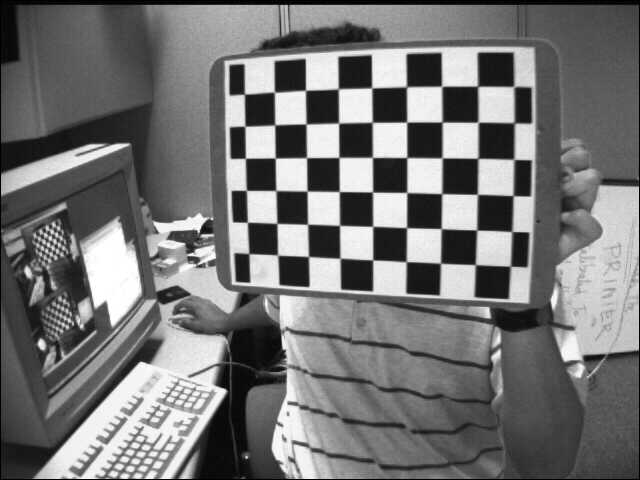
//> input picture classes/exercises05/camera_calibration_original/images/left01.jpg, 640 x 480 px, given in place of the camera
$ ./main   (built with g++ and OpenCV 4)
//> lines starting //> are read from the running program, lines starting //| are printed output that depends on the picture

#include <opencv2/core/core.hpp>
#include <opencv2/highgui/highgui.hpp>
#include <cv.h>
#include <opencv2/opencv.hpp>

using namespace std;
using namespace cv;

// http://docs.opencv.org/2.4/doc/tutorials/imgproc/gausian_median_blur_bilateral_filter/gausian_median_blur_bilateral_filter.html#smoothing

int main(int argc, char **argv) {
    VideoCapture cap(0); // open the default camera
    if(!cap.isOpened())  // check if we succeeded
        return -1;

    Mat src;
    int kernel_size = 0, i = 4;
    while (true) {
        cap >> src;
//> src is the input picture: 480 rows x 640 cols, CV_8UC3; min 0, max 255, mean 116.6
        char received = (char)waitKey(30);
//> the key '+' is pressed
        if (received == '+')
            i++;
        else if (received == '-')
            i--;
        else if (received == 'q' || received == 'Q')
            break;
        kernel_size = 3 + 2 * ( i % 25 );

        Mat blur_dst, gaussian_blur_dst,median_blur_dst,bilateral_filter_dst;

        blur( src, blur_dst, Size( kernel_size, kernel_size ), Point(-1,-1) );
        GaussianBlur( src, gaussian_blur_dst, Size( kernel_size, kernel_size ), 0, 0 );
        medianBlur ( src, median_blur_dst, kernel_size );
        bilateralFilter ( src, bilateral_filter_dst, kernel_size, kernel_size*2, kernel_size/2 );

        putText(blur_dst, "Blur", cvPoint(10,40), FONT_HERSHEY_COMPLEX_SMALL, 0.8, cvScalar(0,0,0), 1, CV_AA);
//> blur_dst: 480 rows x 640 cols, CV_8UC3; min 1, max 255, mean 116.8
        putText(gaussian_blur_dst, "Gaussian Blur", cvPoint(10,20), FONT_HERSHEY_COMPLEX_SMALL, 0.8, cvScalar(0,0,0), 1, CV_AA);
//> gaussian_blur_dst: 480 rows x 640 cols, CV_8UC3; min 0, max 255, mean 116.7
//> `putText(median_blur_dst, "Median Blur", cvPoint(10,20), FONT_HERSHEY_C..`: median_blur_dst: 480 rows x 640 cols, CV_8UC3; min 0, max 255, mean 116.3
//> `putText(bilateral_filter_dst, "Bilateral Filter", cvPoint(10,20), FONT..`:
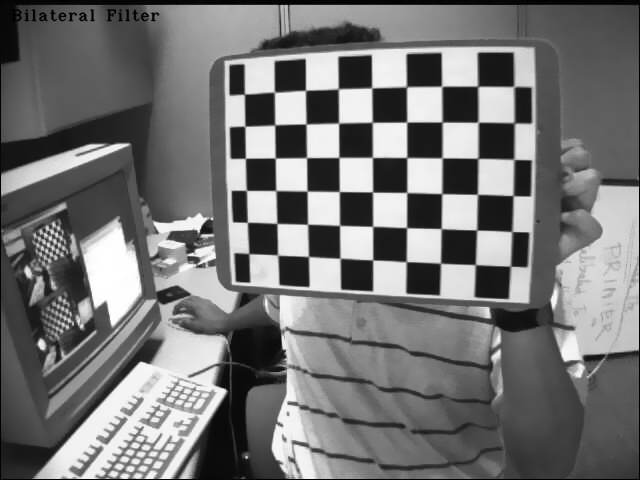
//> bilateral_filter_dst: 480 rows x 640 cols, CV_8UC3; min 0, max 255, mean 116.4
//> `hconcat(median_blur_dst,bilateral_filter_dst,median_blur_dst);`:
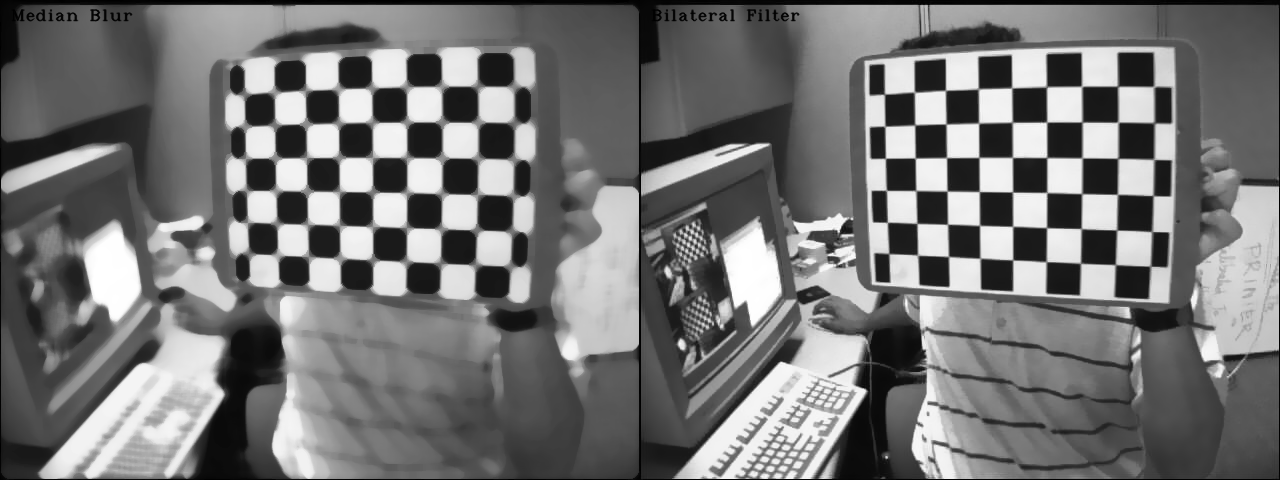
//> median_blur_dst: 480 rows x 1280 cols, CV_8UC3; min 0, max 255, mean 116.4
//> `putText(blur_dst, "Kernel Size: " + to_string(kernel_size), cvPoint(10..`:
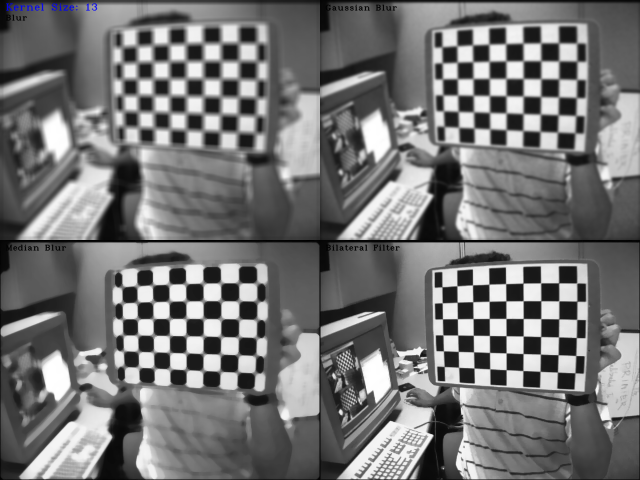
//> blur_dst: 960 rows x 1280 cols, CV_8UC3 (shown at 1/2 size); mean B, G, R 116.6, 116.5, 116.5
//> the key '-' is pressed
//> `putText(blur_dst, "Blur", cvPoint(10,40), FONT_HERSHEY_COMPLEX_SMALL, ..`: blur_dst: 480 rows x 640 cols, CV_8UC3; min 1, max 255, mean 116.8
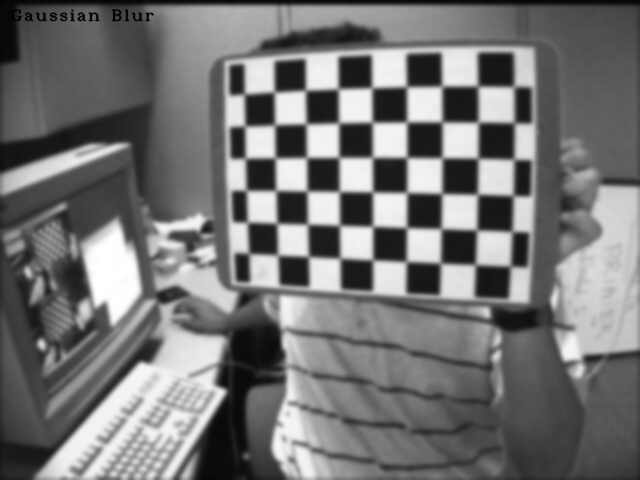
//> gaussian_blur_dst: 480 rows x 640 cols, CV_8UC3; min 0, max 255, mean 116.6
        putText(median_blur_dst, "Median Blur", cvPoint(10,20), FONT_HERSHEY_COMPLEX_SMALL, 0.8, cvScalar(0,0,0), 1, CV_AA);
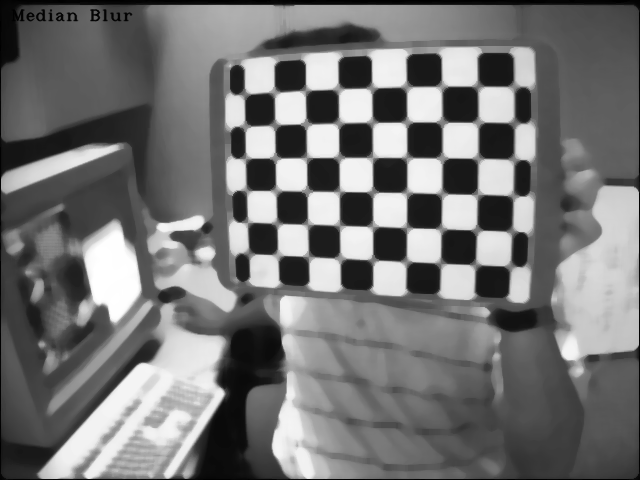
//> median_blur_dst: 480 rows x 640 cols, CV_8UC3; min 0, max 255, mean 116.2
        putText(bilateral_filter_dst, "Bilateral Filter", cvPoint(10,20), FONT_HERSHEY_COMPLEX_SMALL, 0.8, cvScalar(0,0,0), 1, CV_AA);
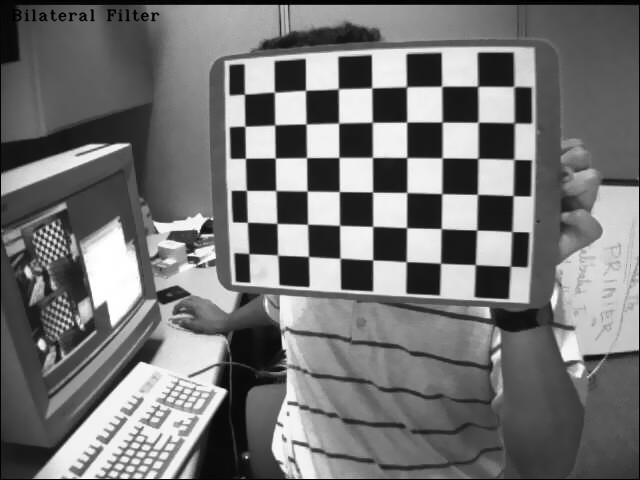
//> bilateral_filter_dst: 480 rows x 640 cols, CV_8UC3; min 0, max 255, mean 116.4

        hconcat(blur_dst,gaussian_blur_dst,blur_dst);
//> blur_dst: 480 rows x 1280 cols, CV_8UC3
        hconcat(median_blur_dst,bilateral_filter_dst,median_blur_dst);
//> median_blur_dst: 480 rows x 1280 cols, CV_8UC3
        vconcat(blur_dst, median_blur_dst, blur_dst);
//> blur_dst: 960 rows x 1280 cols, CV_8UC3

        putText(blur_dst, "Kernel Size: " + to_string(kernel_size),
                cvPoint(10, 20),
                FONT_HERSHEY_COMPLEX_SMALL, 1, cvScalar(255,0,0), 1, CV_AA);
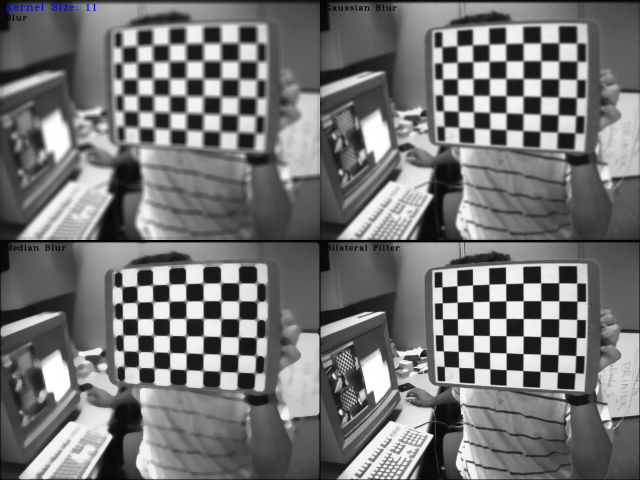
//> blur_dst: 960 rows x 1280 cols, CV_8UC3 (shown at 1/2 size); mean B, G, R 116.6, 116.5, 116.5
//> the 'q' key is pressed
        imshow("Filters", blur_dst);
    }
}

$ run again, on classes/exercises05/camera_calibration_original/images/left02.jpg
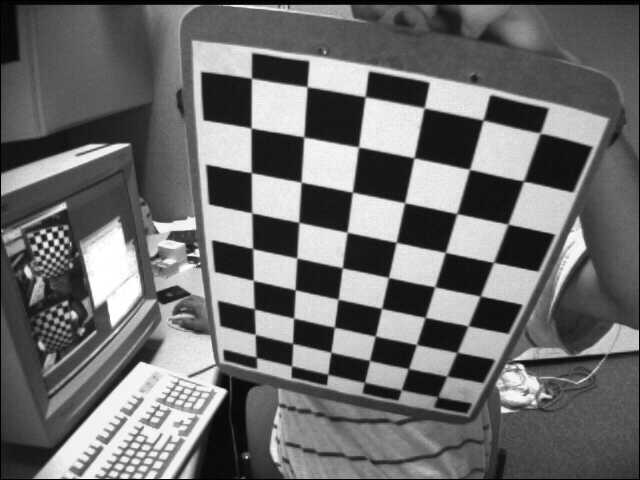
//> input picture classes/exercises05/camera_calibration_original/images/left02.jpg, 640 x 480 px, given in place of the camera
//> src is the input picture: 480 rows x 640 cols, CV_8UC3; min 0, max 255, mean 109
//> `putText(gaussian_blur_dst, "Gaussian Blur", cvPoint(10,20), FONT_HERSH..`:
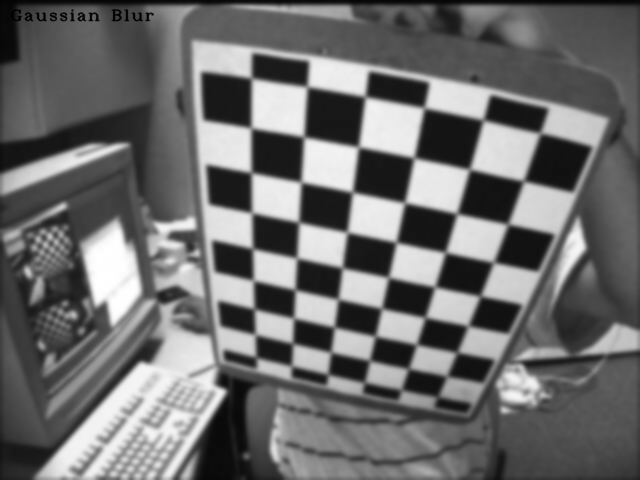
//> gaussian_blur_dst: 480 rows x 640 cols, CV_8UC3; min 0, max 255, mean 109.1
//> `putText(blur_dst, "Kernel Size: " + to_string(kernel_size), cvPoint(10..`:
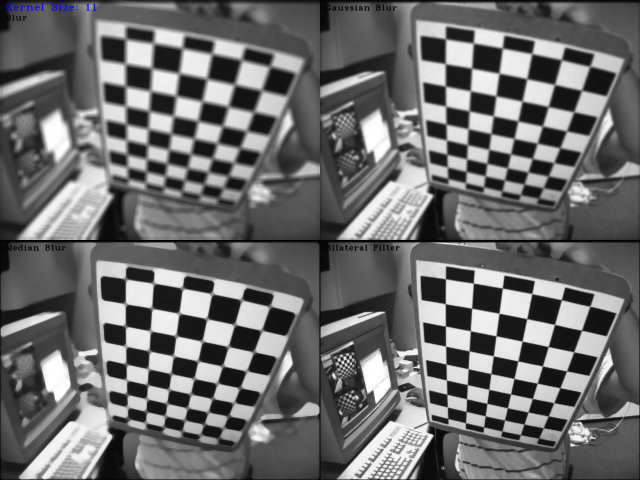
//> blur_dst: 960 rows x 1280 cols, CV_8UC3 (shown at 1/2 size); mean B, G, R 108.9, 108.8, 108.8

$ run again, on classes/exercises05/camera_calibration_original/images/left03.jpg
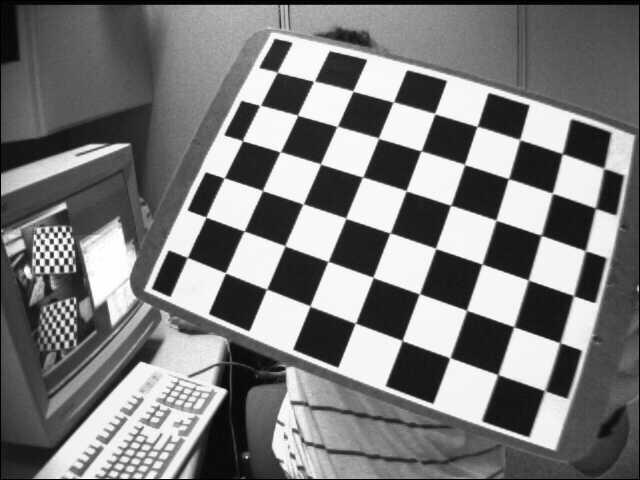
//> input picture classes/exercises05/camera_calibration_original/images/left03.jpg, 640 x 480 px, given in place of the camera
//> src is the input picture: 480 rows x 640 cols, CV_8UC3; min 0, max 255, mean 122.9
//> `putText(gaussian_blur_dst, "Gaussian Blur", cvPoint(10,20), FONT_HERSH..`:
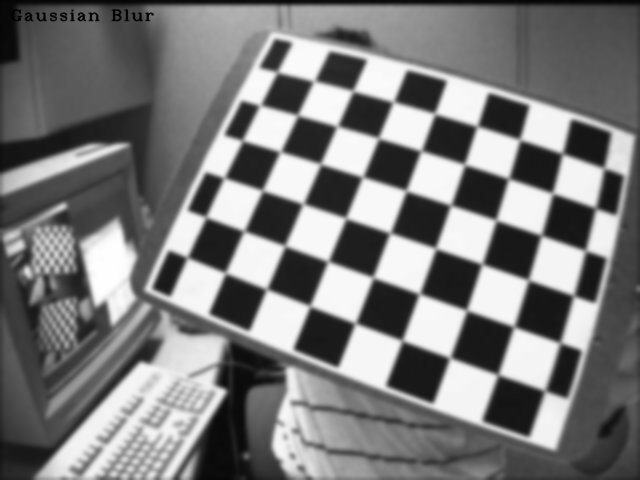
//> gaussian_blur_dst: 480 rows x 640 cols, CV_8UC3; min 0, max 254, mean 122.9
//> `putText(blur_dst, "Kernel Size: " + to_string(kernel_size), cvPoint(10..`:
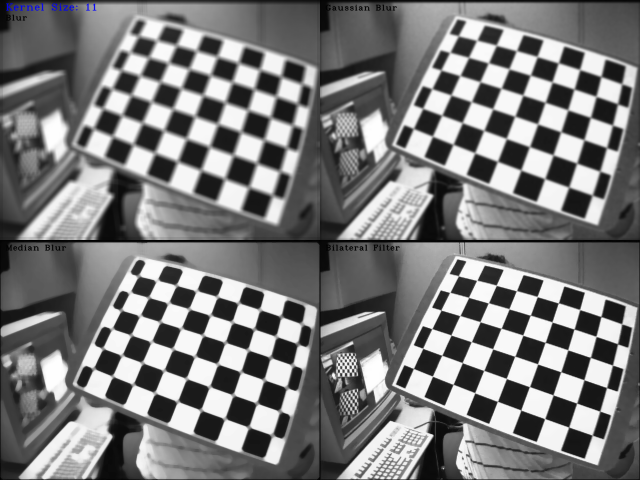
//> blur_dst: 960 rows x 1280 cols, CV_8UC3 (shown at 1/2 size); mean B, G, R 122.9, 122.8, 122.8

$ run again, on classes/exercises05/camera_calibration_original/images/left04.jpg
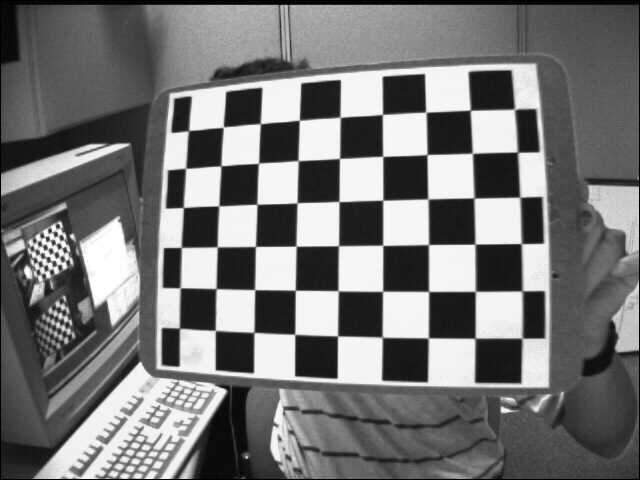
//> input picture classes/exercises05/camera_calibration_original/images/left04.jpg, 640 x 480 px, given in place of the camera
//> src is the input picture: 480 rows x 640 cols, CV_8UC3; min 0, max 255, mean 117.8
//> `putText(blur_dst, "Kernel Size: " + to_string(kernel_size), cvPoint(10..`:
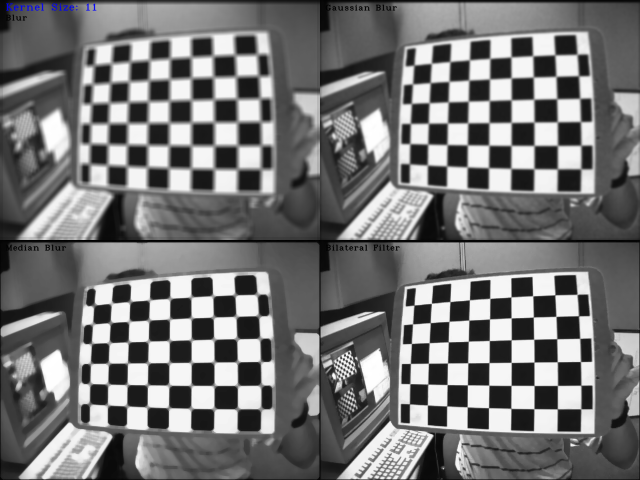
//> blur_dst: 960 rows x 1280 cols, CV_8UC3 (shown at 1/2 size); mean B, G, R 117.7, 117.6, 117.6
